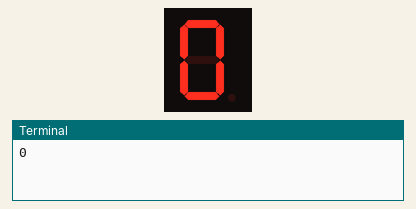
Simulated run of this program. Board: Raspberry Pi (BCM pin numbers). Parts: 1-digit seven-segment display, the last lines printed to the terminal. The segment pins are drawn as the display they are named for. At 10.0 s the program stops and its outputs stay as they are.

Above: at 0.1 s.
At 2.1 s:
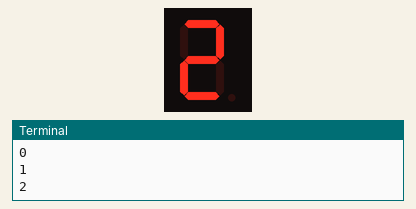
At 3.1 s:
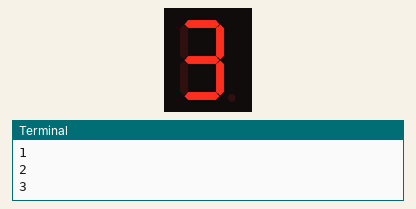
At 5.1 s:
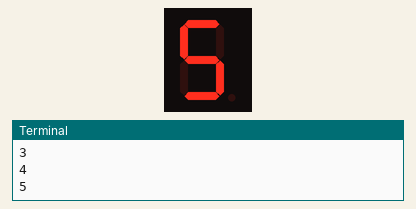
At 6.1 s:
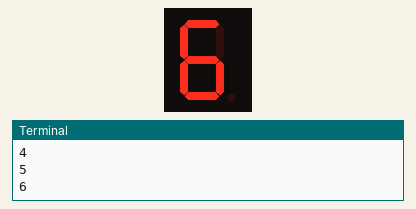
At 9.1 s:
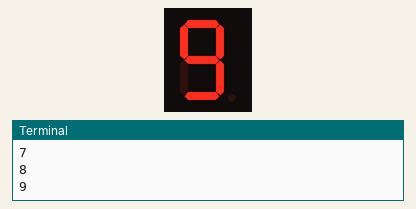

The program:

segment7.py
```python
import RPi.GPIO as GPIO
import time
# GPIO.cleanup()
GPIO.setmode(GPIO.BCM)
segmentPin = [12, 16, 17, 15, 23, 20, 21]
# [12:a, 16:b, 17:c, 15:d, 23:e, 20, 21] 27:dot
digits = [
	[1, 1, 1, 1, 1, 1, 0],
	[0, 1, 1, 0, 0, 0, 0],
	[1, 1, 0, 1, 1, 0, 1],
	[1, 1, 1, 1, 0, 0, 1],
	[0, 1, 1, 0, 0, 1, 1], # 4
	[1, 0, 1, 1, 0, 1, 1], # 5
	[1, 0, 1, 1, 1, 1, 1], # 6
	[1, 1, 1, 0, 0, 1, 0], # 7
	[1, 1, 1, 1, 1, 1, 1], # 8
	[1, 1, 1, 1, 0, 1, 1]  # 9
]
# 핀 설정
for i in range(0, 7):
	GPIO.setup(segmentPin, GPIO.OUT)

# 핀 초기화
def pinReset():
	for i in range(0, 7):
		GPIO.output(segmentPin[i], 0)

# # 숫자 출력
for num in range(0, 10):
	print(num)
	for i in range(0, 7):
		GPIO.output(segmentPin[i], digits[num][i])
	time.sleep(1)
	pinReset()

# 테스트 코드,
# for i in segmentPin:
# 	GPIO.output(i, 1)
# 	time.sleep(1)
# 	GPIO.output(i, 0)
# pinReset()
```

Measured:
- what the display in image 0 shows lasts 1.0 s, from 0.1 s to 1.1 s
